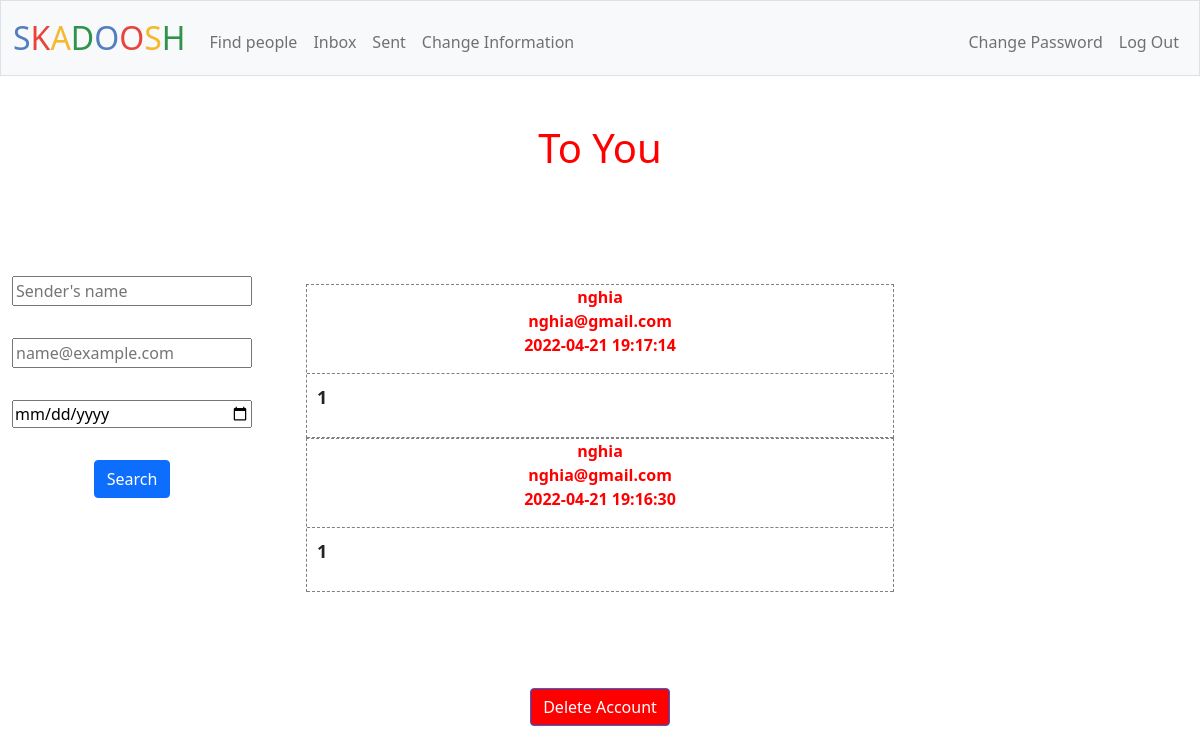
/inbox (signed in), run on the app's committed database.
### tables this page shows
CREATE TABLE mail_box (id INTEGER PRIMARY KEY AUTOINCREMENT NOT NULL, 
sender_id INTEGER NOT NULL, receiver_id INTEGER NOT NULL, 
sender TEXT NOT NULL, receiver TEXT NOT NULL, 
date TIMESTAMP NOT NULL, mail TEXT NOT NULL);

CREATE TABLE informations (
id INTEGER PRIMARY KEY AUTOINCREMENT NOT NULL,
user_id INTEGER NOT NULL,
name TEXT NOT NULL,
birth TEXT,
place TEXT,
number TEXT,
email TEXT NOT NULL UNIQUE);

### app.py (the view)
@app.route("/inbox")
@login_required
def inbox():
    user_id = session['user_id']
    rows = db.execute("SELECT * FROM informations WHERE user_id = ?", user_id)
    if len(rows) == 0:
        message = 'You must provide you informations first!'
        return render_template("information.html", requirement=message)
    rows = db.execute("SELECT * FROM mail_box WHERE receiver_id = ? ORDER BY date DESC", user_id)
    mails = []
    for row in rows:
        mail = {}
        mail['sender'] = row['sender']
        sender_id = row['sender_id']
        mail['email'] = db.execute("SELECT email FROM informations WHERE user_id = ?", sender_id)[0]['email']
        mail['mail'] = row['mail']
        mail['date'] = row['date']
        mails.append(mail)
    return render_template("inbox.html", mails=mails)

### app.py (called while the page is built)
@app.after_request
def after_request(response):
    response.headers["Cache-Control"] = "no-cache, no-store, must-revalidate"
    response.headers["Expires"] = 0
    response.headers["Pragma"] = "no-cache"
    return response

### helpers.py (called while the page is built)
def login_required(f):
    @wraps(f)
    def decorated_function(*args, **kwargs):
        if session.get("user_id") is None:
            return redirect("/login")
        return f(*args, **kwargs)
    return decorated_function

### templates/inbox.html (shortened to what this page needs)
{% extends "layout.html" %}
{% block sent %}
<h1>To You</h1>
{% endblock %}
{% block main %}
<div>
    <form action="/search_inbox" method="post" id="search">
        <div><input autofocus id="name" name="name" placeholder="Sender's name" type="text"></div>
        <br>
        <div><input autofocus id="sender_email" name="sender_email" placeholder="name@example.com" type="text"></div>
        <br>
        <div><input autofocus id="date" name="date" type="date"></div>
        <br>
        <button class="btn btn-primary" type="submit">Search</button>
    </form>
</div>
{% for mail in mails %}
<div id="sent">
    <div><p id="mail-sender">{{ mail['sender'] }} <br> {{ mail['email'] }} <br> {{ mail['date'] }}</p></div>
    <div id="mail"><p id="content">{{ mail['mail'] }}</p></div>
</div>
{% endfor %}
{% endblock %}

### templates/inbox.html (style rules this page uses)
h1 { text-align: center; color: red; }
#sent { margin:auto; border: 1px gray dashed; border-bottom: none; width: 50%; }
#sent div { border-bottom: 1px gray dashed; }
#sent #mail { word-wrap: break-word; overflow-y: scroll; max-height: 200px; }
#mail-sender { text-align: center; font-weight: bold; color: red; }
#content { text-align: left; font-weight: bold; font-size: large; padding: 10px; }
#search { float: left; }
#search div input { width: 240px; }

### data on the page
mail_box: sender "nghia", date "2022-04-21 19:17:14"
informations: email "nghia@gmail.com" "nghia@gmail.com"
mail_box: sender "nghia", date "2022-04-21 19:16:30"

### other printed values
{{ mail['mail'] }} "1" "1"
